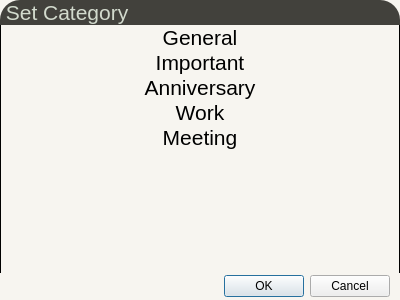
<?xml version="1.0" encoding="UTF-8"?>
<ui version="4.0">
 <class>NoteTypeDialog</class>
 <widget class="QDialog" name="NoteTypeDialog">
  <property name="windowModality">
   <enum>Qt::ApplicationModal</enum>
  </property>
  <property name="geometry">
   <rect>
    <x>0</x>
    <y>0</y>
    <width>400</width>
    <height>300</height>
   </rect>
  </property>
  <property name="windowTitle">
   <string>Dialog</string>
  </property>
  <property name="styleSheet">
   <string notr="true">QDialog
{
	background-color: rgb(247, 245, 240);
}</string>
  </property>
  <layout class="QVBoxLayout" name="verticalLayout">
   <property name="spacing">
    <number>0</number>
   </property>
   <property name="leftMargin">
    <number>0</number>
   </property>
   <property name="topMargin">
    <number>0</number>
   </property>
   <property name="rightMargin">
    <number>0</number>
   </property>
   <property name="bottomMargin">
    <number>0</number>
   </property>
   <item>
    <widget class="QLabel" name="label">
     <property name="font">
      <font>
       <pointsize>16</pointsize>
      </font>
     </property>
     <property name="styleSheet">
      <string notr="true">QLabel
{
	color:rgb(210, 218, 205);
	border-top-right-radius:20;
	border-top-left-radius:20;
	background-color: rgb(66, 65, 60);
	border:1px black;
}</string>
     </property>
     <property name="text">
      <string> Set Category</string>
     </property>
     <property name="alignment">
      <set>Qt::AlignLeading|Qt::AlignLeft|Qt::AlignVCenter</set>
     </property>
    </widget>
   </item>
   <item>
    <widget class="CategoryListWidget" name="listWidget">
     <property name="styleSheet">
      <string notr="true">QListWidget
{
	background-color:rgb(247, 245, 240);
		border-left:1px solid black;
	border-right:1px solid black;
}</string>
     </property>
     <property name="frameShape">
      <enum>QFrame::NoFrame</enum>
     </property>
     <property name="verticalScrollBarPolicy">
      <enum>Qt::ScrollBarAlwaysOff</enum>
     </property>
     <property name="horizontalScrollBarPolicy">
      <enum>Qt::ScrollBarAlwaysOff</enum>
     </property>
     <property name="sizeAdjustPolicy">
      <enum>QAbstractScrollArea::AdjustToContentsOnFirstShow</enum>
     </property>
     <property name="autoScroll">
      <bool>true</bool>
     </property>
     <property name="tabKeyNavigation">
      <bool>false</bool>
     </property>
     <property name="iconSize">
      <size>
       <width>32</width>
       <height>32</height>
      </size>
     </property>
     <property name="flow">
      <enum>QListView::TopToBottom</enum>
     </property>
     <property name="isWrapping" stdset="0">
      <bool>false</bool>
     </property>
     <property name="resizeMode">
      <enum>QListView::Fixed</enum>
     </property>
     <property name="layoutMode">
      <enum>QListView::SinglePass</enum>
     </property>
     <property name="modelColumn">
      <number>0</number>
     </property>
     <property name="uniformItemSizes">
      <bool>false</bool>
     </property>
     <property name="wordWrap">
      <bool>false</bool>
     </property>
     <property name="selectionRectVisible">
      <bool>false</bool>
     </property>
     <property name="currentRow">
      <number>-1</number>
     </property>
     <property name="sortingEnabled">
      <bool>false</bool>
     </property>
     <item>
      <property name="text">
       <string>General</string>
      </property>
      <property name="font">
       <font>
        <family>Segoe UI</family>
        <pointsize>16</pointsize>
       </font>
      </property>
      <property name="textAlignment">
       <set>AlignCenter</set>
      </property>
      <property name="icon">
       <iconset resource="IconRes.qrc">
        <normaloff>:/Note/Category/images/g.png</normaloff>:/Note/Category/images/g.png</iconset>
      </property>
      <property name="flags">
       <set>ItemIsSelectable|ItemIsEnabled</set>
      </property>
     </item>
     <item>
      <property name="text">
       <string>Important</string>
      </property>
      <property name="font">
       <font>
        <pointsize>16</pointsize>
       </font>
      </property>
      <property name="textAlignment">
       <set>AlignCenter</set>
      </property>
      <property name="icon">
       <iconset resource="IconRes.qrc">
        <normaloff>:/Note/Category/images/exclamation.png</normaloff>:/Note/Category/images/exclamation.png</iconset>
      </property>
      <property name="flags">
       <set>ItemIsSelectable|ItemIsEnabled</set>
      </property>
     </item>
     <item>
      <property name="text">
       <string>Anniversary</string>
      </property>
      <property name="font">
       <font>
        <pointsize>16</pointsize>
       </font>
      </property>
      <property name="textAlignment">
       <set>AlignCenter</set>
      </property>
      <property name="icon">
       <iconset resource="IconRes.qrc">
        <normaloff>:/Note/Category/images/wine.png</normaloff>:/Note/Category/images/wine.png</iconset>
      </property>
      <property name="flags">
       <set>ItemIsSelectable|ItemIsEnabled</set>
      </property>
     </item>
     <item>
      <property name="text">
       <string>Work</string>
      </property>
      <property name="font">
       <font>
        <pointsize>16</pointsize>
       </font>
      </property>
      <property name="textAlignment">
       <set>AlignCenter</set>
      </property>
      <property name="icon">
       <iconset resource="IconRes.qrc">
        <normaloff>:/Note/Category/images/work.png</normaloff>:/Note/Category/images/work.png</iconset>
      </property>
      <property name="flags">
       <set>ItemIsSelectable|ItemIsEnabled</set>
      </property>
     </item>
     <item>
      <property name="text">
       <string>Meeting</string>
      </property>
      <property name="font">
       <font>
        <pointsize>16</pointsize>
       </font>
      </property>
      <property name="textAlignment">
       <set>AlignCenter</set>
      </property>
      <property name="icon">
       <iconset resource="IconRes.qrc">
        <normaloff>:/Note/Category/images/chat.png</normaloff>:/Note/Category/images/chat.png</iconset>
      </property>
      <property name="flags">
       <set>ItemIsSelectable|ItemIsEnabled</set>
      </property>
     </item>
    </widget>
   </item>
   <item>
    <spacer name="verticalSpacer_2">
     <property name="orientation">
      <enum>Qt::Vertical</enum>
     </property>
     <property name="sizeType">
      <enum>QSizePolicy::Minimum</enum>
     </property>
     <property name="sizeHint" stdset="0">
      <size>
       <width>13</width>
       <height>2</height>
      </size>
     </property>
    </spacer>
   </item>
   <item>
    <layout class="QHBoxLayout" name="horizontalLayout">
     <item>
      <widget class="QDialogButtonBox" name="buttonBox">
       <property name="styleSheet">
        <string notr="true">QDialogButtonBox:Button
{
	border-radius:20;
}</string>
       </property>
       <property name="orientation">
        <enum>Qt::Horizontal</enum>
       </property>
       <property name="standardButtons">
        <set>QDialogButtonBox::Cancel|QDialogButtonBox::Ok</set>
       </property>
      </widget>
     </item>
     <item>
      <spacer name="horizontalSpacer">
       <property name="orientation">
        <enum>Qt::Horizontal</enum>
       </property>
       <property name="sizeType">
        <enum>QSizePolicy::Minimum</enum>
       </property>
       <property name="sizeHint" stdset="0">
        <size>
         <width>10</width>
         <height>20</height>
        </size>
       </property>
      </spacer>
     </item>
    </layout>
   </item>
   <item>
    <spacer name="verticalSpacer">
     <property name="orientation">
      <enum>Qt::Vertical</enum>
     </property>
     <property name="sizeType">
      <enum>QSizePolicy::Minimum</enum>
     </property>
     <property name="sizeHint" stdset="0">
      <size>
       <width>17</width>
       <height>3</height>
      </size>
     </property>
    </spacer>
   </item>
  </layout>
 </widget>
 <customwidgets>
  <customwidget>
   <class>CategoryListWidget</class>
   <extends>QListWidget</extends>
   <header>categorylistwidget.h</header>
  </customwidget>
 </customwidgets>
 <resources>
  <include location="IconRes.qrc"/>
 </resources>
 <connections>
  <connection>
   <sender>buttonBox</sender>
   <signal>rejected()</signal>
   <receiver>NoteTypeDialog</receiver>
   <slot>reject()</slot>
   <hints>
    <hint type="sourcelabel">
     <x>316</x>
     <y>260</y>
    </hint>
    <hint type="destinationlabel">
     <x>286</x>
     <y>274</y>
    </hint>
   </hints>
  </connection>
  <connection>
   <sender>buttonBox</sender>
   <signal>accepted()</signal>
   <receiver>NoteTypeDialog</receiver>
   <slot>accept()</slot>
   <hints>
    <hint type="sourcelabel">
     <x>248</x>
     <y>254</y>
    </hint>
    <hint type="destinationlabel">
     <x>157</x>
     <y>274</y>
    </hint>
   </hints>
  </connection>
 </connections>
</ui>
